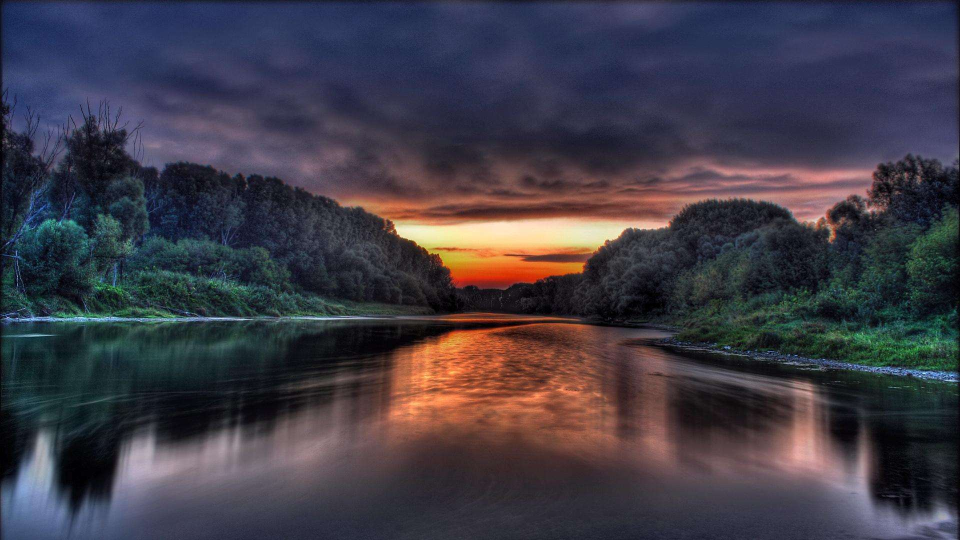
#> input picture 07-实践-其他/36-身份证识别预处理/1.jpeg, 1920 x 1080 px, found by its file name (shown at 1/2 size)
$ python '测试——高斯噪声.py'
#> lines starting #> are read from the running program, lines starting #| are printed output that depends on the picture
import cv2
import numpy as np

"""
高斯噪声不同，每个像素点都出现噪声。
在opencv中需要将图像矩阵转换成浮点数再进行加法操作，注意这里用了嵌套的where用于截断小于0和大于255的值
"""

img = cv2.imread('/Users/xingoo/PycharmProjects/ml-in-action/07-实践-其他/36-身份证识别预处理/1.jpeg')
#> img is the input picture: shape (1080, 1920, 3); mean B, G, R 70.7, 59.8, 63.8
h, w, c = img.shape
#> h = 1080; w = 1920; c = 3
scale = 1000/max(h, w)
#> scale = 0.521
img = cv2.resize(img, None, None, fx=scale, fy=scale, interpolation=cv2.INTER_LINEAR)
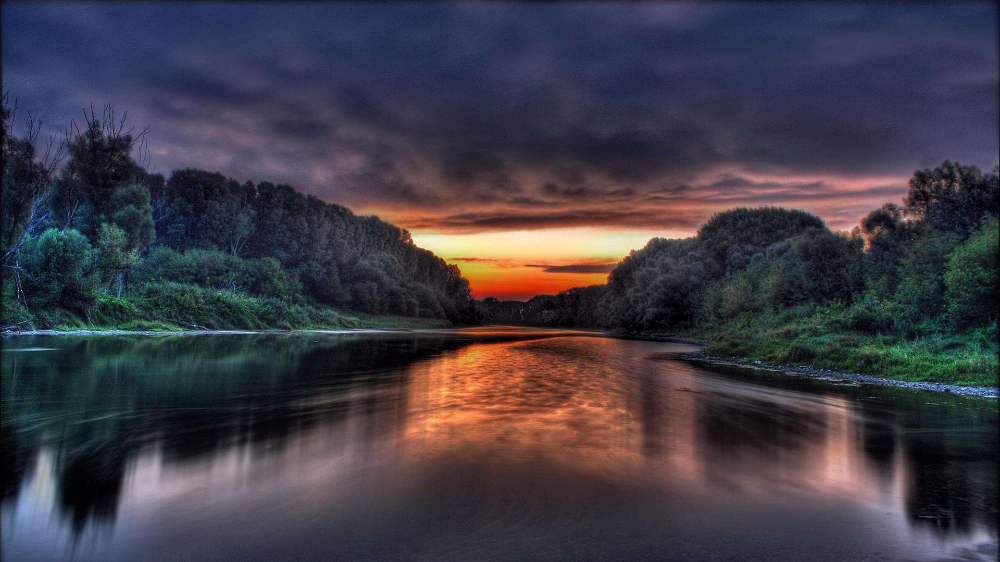
#> img: shape (562, 1000, 3); mean B, G, R 70.6, 59.7, 63.7
cv2.imshow('img', img)

h, w, c = img.shape
#> h = 562; w = 1000

img.astype("float")
Gauss_noise = np.random.normal(0, 20, (h, w, c))
Gauss = img + Gauss_noise
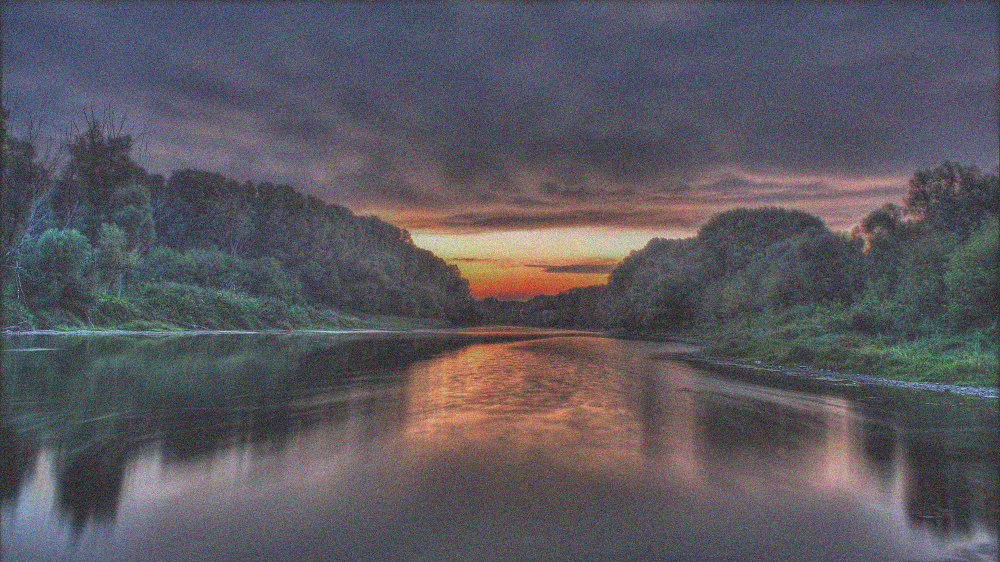
#> Gauss: shape (562, 1000, 3) float64; mean B, G, R 70.6, 59.7, 63.8; drawn with min black and max white
Gauss = np.where(Gauss < 0, 0, np.where(Gauss > 255, 255, Gauss))
cv2.imshow("peppers_Gauss", Gauss.astype("uint8"))
cv2.waitKey()

img.astype("float")
Gauss_noise = np.random.normal(0, 50, (h, w, c))
Gauss = img + Gauss_noise
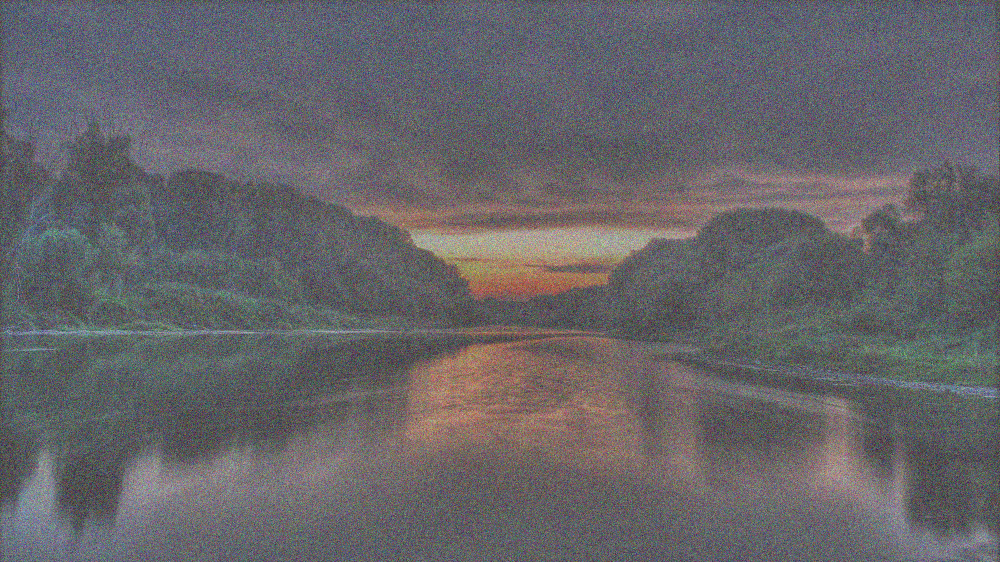
#> Gauss: shape (562, 1000, 3) float64; mean B, G, R 70.6, 59.7, 63.6; drawn with min black and max white
Gauss = np.where(Gauss < 0, 0, np.where(Gauss > 255, 255, Gauss))
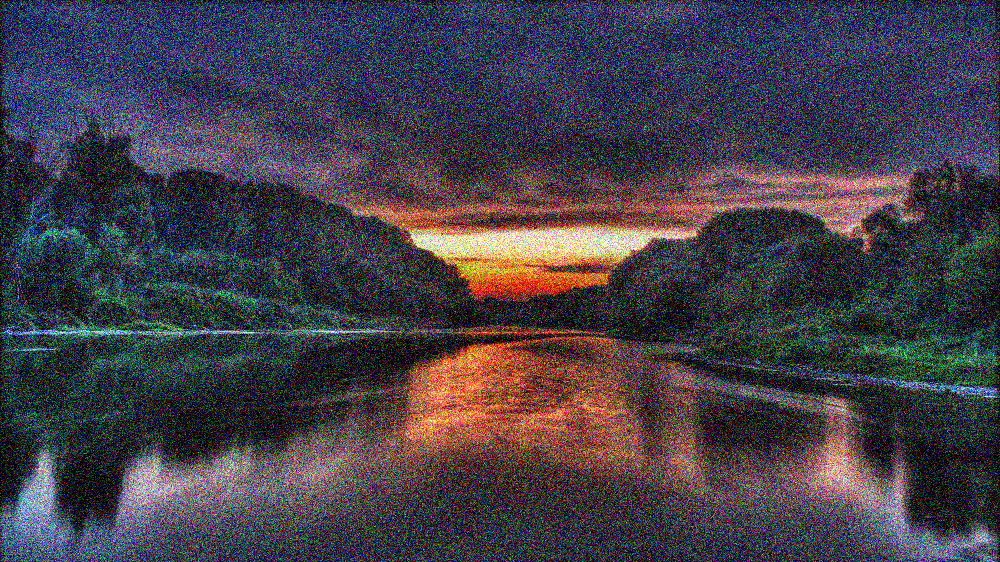
#> Gauss: shape (562, 1000, 3) float64; mean B, G, R 73.8, 64, 68.3
cv2.imshow("peppers_Gauss", Gauss.astype("uint8"))
cv2.waitKey()


img.astype("float")
Gauss_noise = np.random.normal(0, 100, (h, w, c))
Gauss = img + Gauss_noise
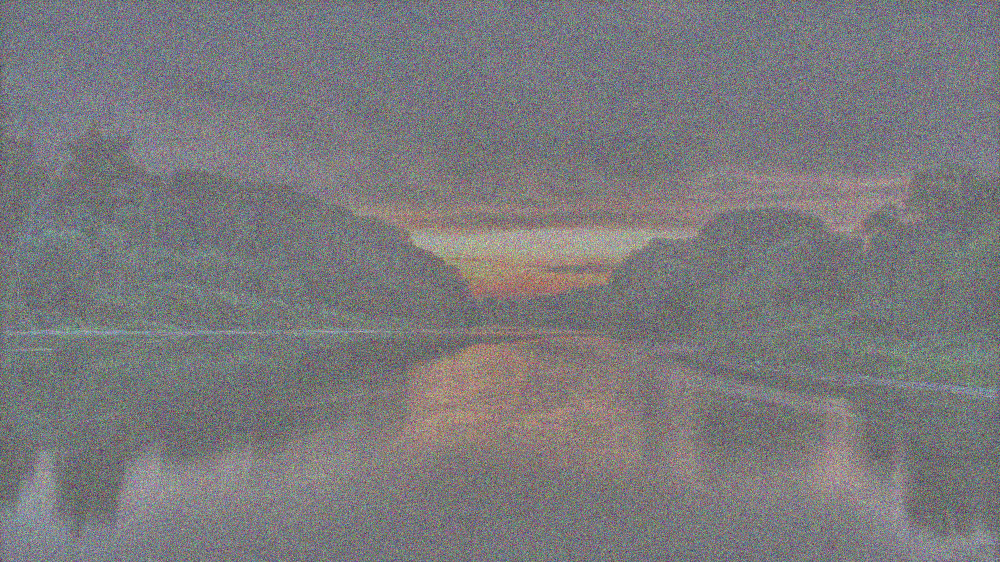
#> Gauss: shape (562, 1000, 3) float64; mean B, G, R 70.5, 59.9, 63.8; drawn with min black and max white
Gauss = np.where(Gauss < 0, 0, np.where(Gauss > 255, 255, Gauss))
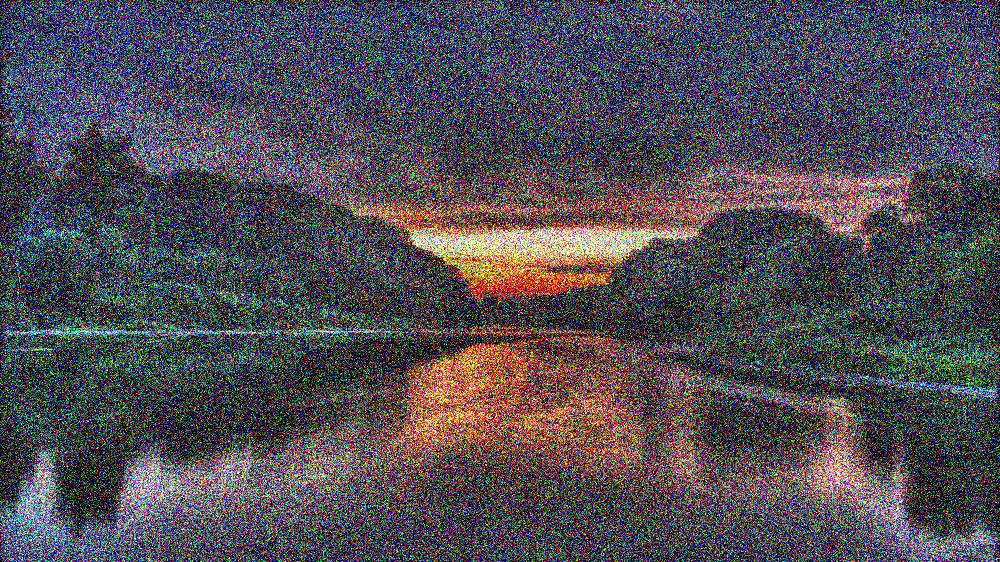
#> Gauss: shape (562, 1000, 3) float64; mean B, G, R 84.5, 76.9, 80.2
cv2.imshow("peppers_Gauss", Gauss.astype("uint8"))
cv2.waitKey()

$ run again, with 07-实践-其他/36-身份证识别预处理/3.jpeg copied over 07-实践-其他/36-身份证识别预处理/1.jpeg
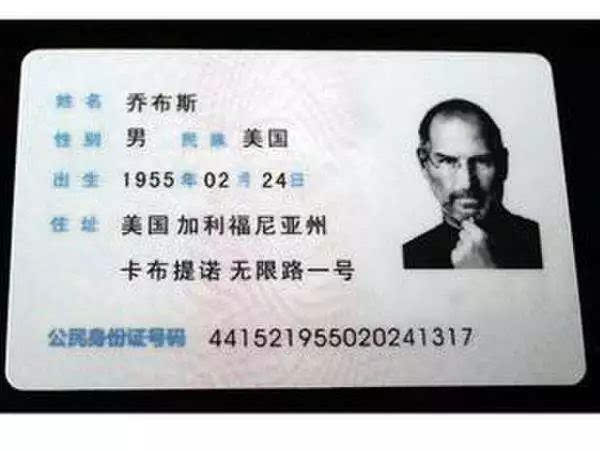
#> input picture 07-实践-其他/36-身份证识别预处理/3.jpeg, 600 x 451 px, found by its file name
#> img is the input picture: shape (451, 600, 3); mean B, G, R 174.4, 171.9, 171.5
#> img: shape (752, 1000, 3)
#> `Gauss = img + Gauss_noise`:
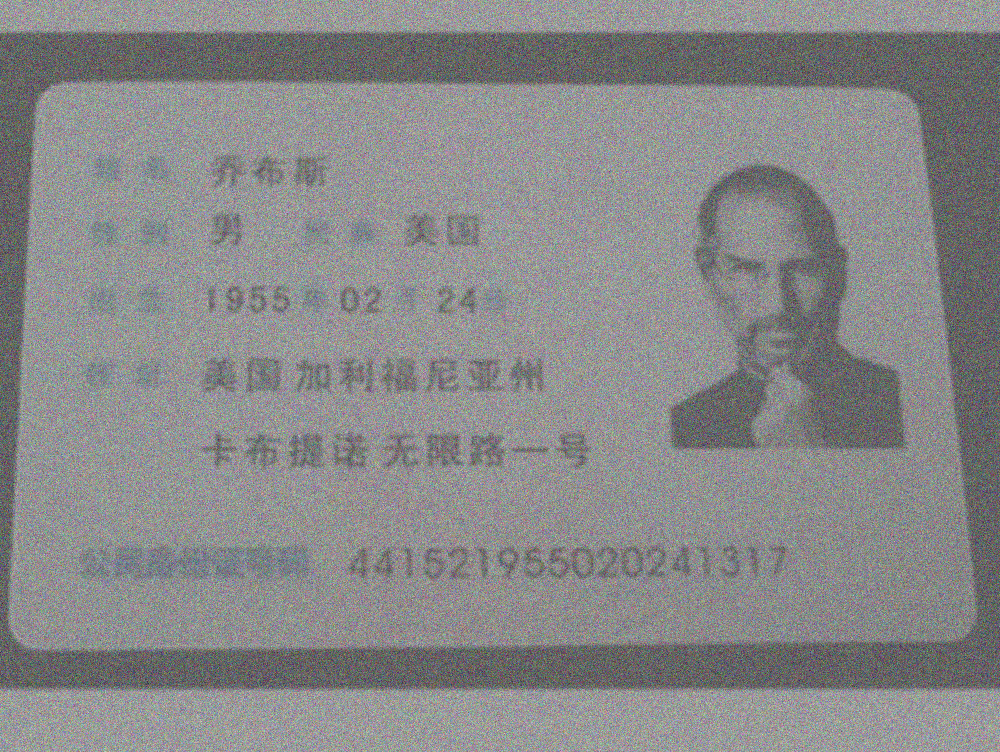
#> Gauss: shape (752, 1000, 3) float64; mean B, G, R 174.2, 172, 171.5; drawn with min black and max white
#> `Gauss = np.where(Gauss < 0, 0, np.where(Gauss > 255, 255, Gauss))`:
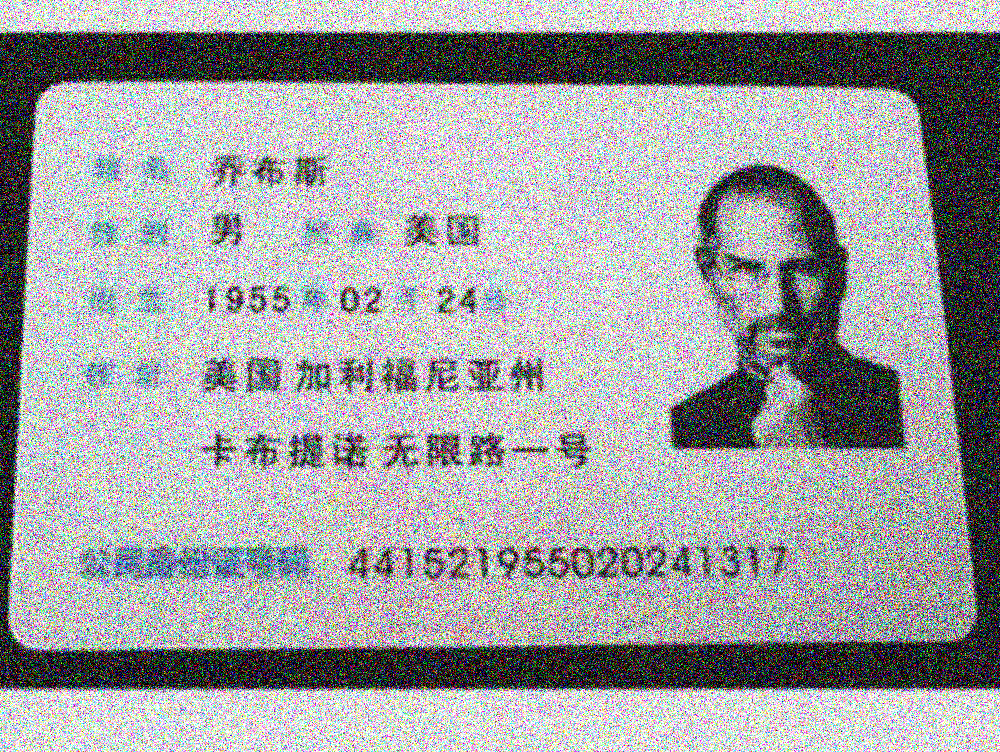
#> Gauss: shape (752, 1000, 3) float64; mean B, G, R 161.5, 160.2, 159.8

$ run again, with 07-实践-其他/36-身份证识别预处理/4.jpg copied over 07-实践-其他/36-身份证识别预处理/1.jpeg
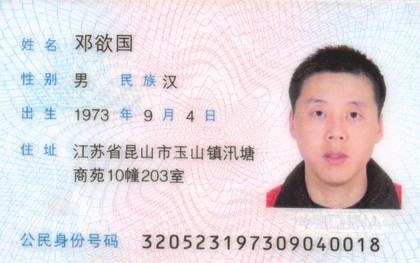
#> input picture 07-实践-其他/36-身份证识别预处理/4.jpg, 420 x 263 px, found by its file name
#> img is the input picture: shape (263, 420, 3); mean B, G, R 218.8, 214.2, 223.3
#> img: shape (626, 1000, 3)
#> `Gauss = img + Gauss_noise`:
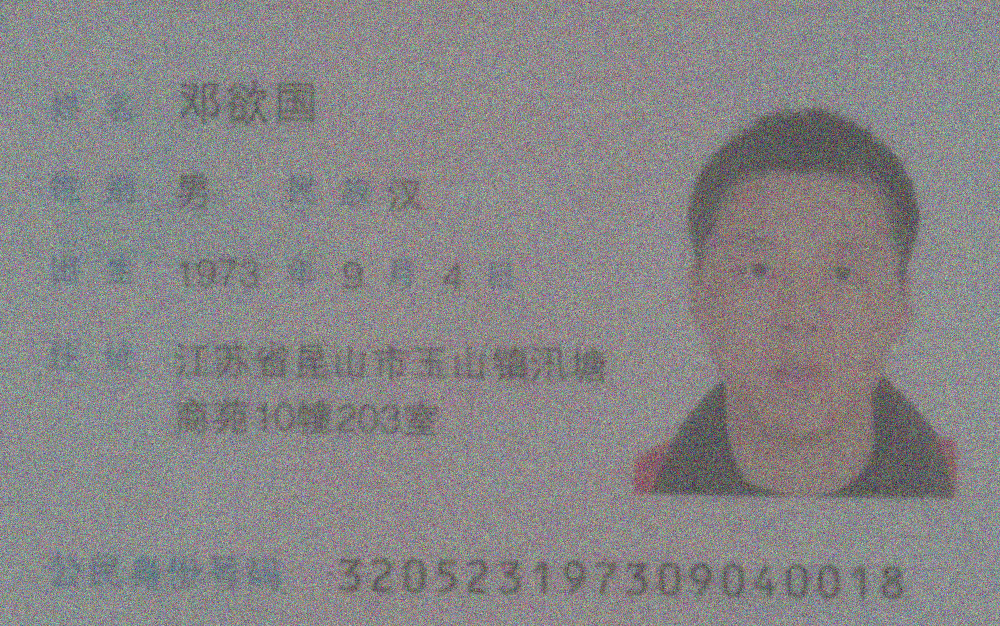
#> Gauss: shape (626, 1000, 3) float64; mean B, G, R 218.6, 214.2, 223.3; drawn with min black and max white
#> `Gauss = np.where(Gauss < 0, 0, np.where(Gauss > 255, 255, Gauss))`:
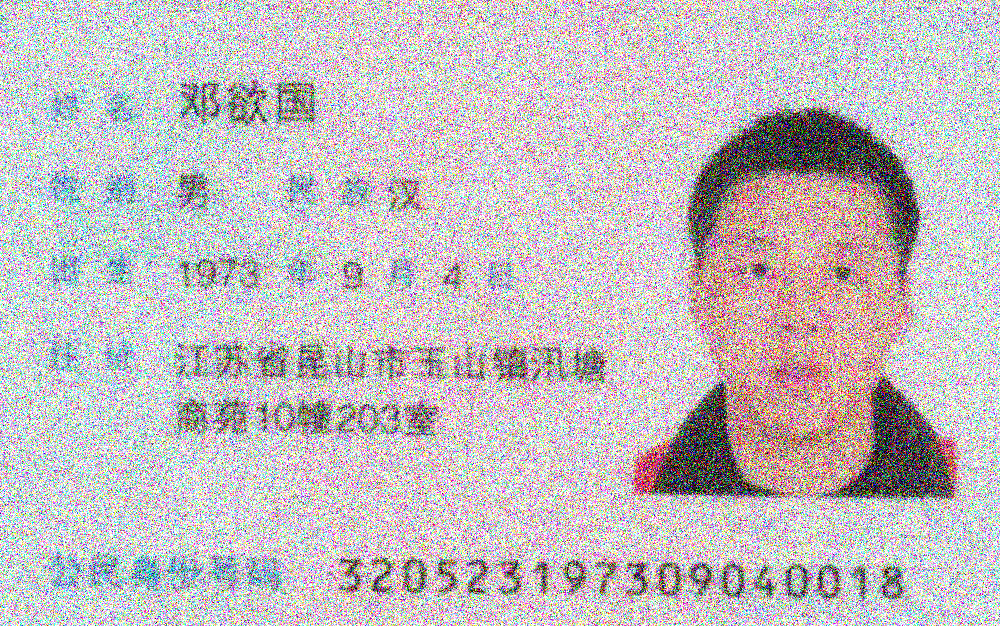
#> Gauss: shape (626, 1000, 3) float64; mean B, G, R 192.2, 189.8, 195.6
